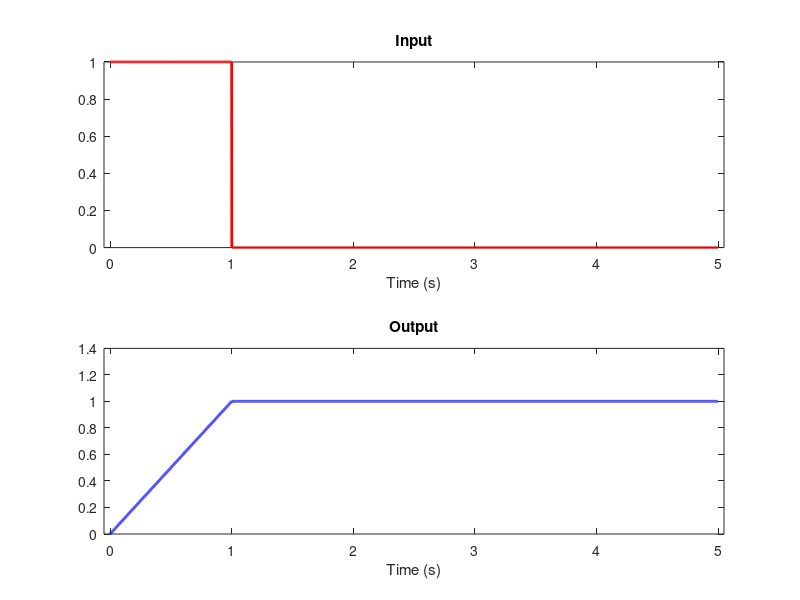

Write MATLAB code to recreate this figure. (Note: this script raises an error after producing the figure.)
function testsim_leaky_integrator_lesson12
% https://courses.washington.edu/matlab1/matlab/Lesson_12.m

%% Lesson_12 Linear filters for 1-D time-series
%
% A 1-D 'filter' is a function that takes in a 1-D vector, like a
% time-series and returns another vector of the same size.  Filtering shows
% up all over the behavioral sciences, from models of physiology including
% neuronal responses and hemodynamic responses, to methods for analyzing
% and viewing time-series data.  
%
% Typical filters are low-pass and band-pass filters that attenuate
% specific ranges of the frequency spectrum.  We built our first filter in
% the last lesson by specifying which frequencies we wanted to modify using
% the fft and the ifft.  In this lesson we'll focus on the time-domain by
% developing a simple leaky integrator filter and show that it satisfies
% the properties of superposition and scaling that make it a linear
% filter.  

%% The Leaky Integrator
%
% A 'leaky integrator' possibly the simplest filter we can build, but it
% forms the basis of a wide range of physiologically plausible models of
% neuronal membrane potentials (such as the Hodgkin-Huxley model),
% hemodynamic responses (as measured with fMRI), and both neuronal and
% behavioral models of adaptation, such as light and contrast adaptation.  
%
% A physical example of a 'leaky integrator' is a bucket of water with a
% hole in the bottom.  The rate that the water flows out is proportional to
% the depth of water in the bucket (because the pressure at the hole is
% proportional to the volume of water).  If we let 'y(t)' be the volume of
% water at any time t, then our bucket can be described by a simple
% differential equation:
% 
% $$\frac{dy}{dt} = -\frac{y}{k}$$
% 
% Where 'k' is the constant of proportionality.  A large 'k' corresponds to
% a small hole where the water flows out slowly.  You might know the
% closed-form solution to this differential equation, but hold on - we'll get
% to that later.
%
% We need to add water to the bucket.  Let s(t) be the flow of water into
% the bucket, so s(t) adds directly to the rate of change of y:
%
% $$\frac{dy}{dt} = s-\frac{y}{k}$$
%
% A physiological example of a leaky integrator is if 'y' is the membrane
% potential of a neuron where the voltage leaks out at a rate in proportion
% to the voltage difference (potential) and 's' is the current flowing
% into the neuron. This is the basis of a whole class of models for membrane
% potentials, including the famous Hodgkin-Huxley model.
%
% We can easily simulate this leaky integrator in discrete steps of time by
% changing the value of 'y' on each step according to the equation above:

% Generate a time-vector
dt = .001;  %step size (seconds)
maxt = 5;  %ending time (seconds)
t = 0:dt:(maxt-dt);
nt = length(t);  %length of t

%%
% As our first example, we'll let k=inf, so there's no hole in the bucket
% (or the hole is infinitely small).
k = inf;   

% Define 's' to be one for the first second.
s  = zeros(size(t));
s(t<=1) =1 ;   

%%
% Here's the loop.  
y =zeros(size(t));
for i=1:(nt-1)
    dy = s(i)-y(i)/k;
    y(i+1)=y(i)+dy*dt;
end

figure(1)
clf
plotResp(t,s,y);


%% 
% Next we'll add the hole in the bucket by setting 'k' to 1.  I've written
% a function 'leakyIntegrator' that does the loop above since we'll be
% using this a bunch of times in this lesson. 

k=1;  
y = leakyIntegrator(s,k,t);
plotResp(t,s,y);


%% 
% See how the bucket starts filling up more slowly, and how the water
% drains out when the flow stops.  Try this again with a bigger hole by
% letting k = 1/5 = .2, for example:

k=.2;  
y = leakyIntegrator(s,k,t);
plotResp(t,s,y);

%% 
% This time the water reached an asymptotic level. This is because the flow
% rate out the bottom eventually reached the rate of flow into the bucket.
% With k=.2, can you figure out why the asymptotic level is 0.2?  Notice
% also how the water drains out more quickly.  The size of the hole, 'k',
% is called the 'time-constant' of this leaky integrator.

%% Responses to short impulses
%
% Our previous example had water flowing into the bucket at 1 gallon/second
% for one second.  What happens when we splash in that gallon of water in a
% much shorter period of time, say within 1/10 of a second.

figure(1)
clf
k = 1/5;
s = zeros(size(t));
dur = .01;
s(t<dur) = 1/dur;
y = leakyIntegrator(s,k,t);
plotResp(t,s,y);
subplot(2,1,1)


set(gca,'YLim',[0,1]);


%%
% Here's the same amount of water splashed in 1/100 of a second.

figure(2)
clf

k = 1/5;
s = zeros(size(t));
dur = .001;
s(t<dur) = 1/dur;
y = leakyIntegrator(s,k,t);
plotResp(t,s,y);

set(gca,'YLim',[0,1]);

%% 
% Compare these two responses - they're nearly identical.  This is because
% for short durations compared to the time-constant, the leaky integrator
% doesn't leak significantly during the input, so the inputs are
% effectively the same. 
%
% How long can you let the stimulus get before it starts significantly
% affecting the shape of the response?  How does this depend on the
% time-constant of the leaky integrator?
%
% This behavior is an explanation for "Bloch's Law", the phenomenon that
% brief flashes of light are equally detectable as long as they are very
% brief, and contain the same amount of light.  Indeed, the temporal
% properties of the early stages of the visual system are typically modeled
% as a leaky integrator.  
%
% This response to a brief '1-gallon' (or 1 unit) stimulus is called the
% 'impulse response' and has a special meaning which we'll get to soon.

%% Scaling
%
% It should be clear by the way the stimulus feeds into the response that
% doubling the response doubles the peak of the response.  Since the
% recovery falls of in proportion to the current value, you can convince
% yourself that the whole impulse-response scales with the size of the
% input. Here's an example of the response to two brief pulses of different
% sizes separated in time. You'll see that the shape of the two responses
% are identical - they only vary by a scale-factor.  This is naturally
% called 'scaling'.  Mathematically, if L(s(t)) is the response of the
% system to a stimulus s(t), then L(ks(t)) = kL(s(t)).


dt = .001;  %step size (seconds)
maxt = 5;  %ending time (secons)
t = 0:dt:(maxt-dt);

dur = .01;
amp = 3/dur;
s = zeros(size(t));
s(t<dur) = amp;

s(t>=3 & t<3+dur) = 1/dur;

y = leakyIntegrator(s,k,t);
figure(1)
clf
plotResp(t,s,y);



%% Superposition
%
% In the last example, the second stimulus (splash of water) occurred long
% after the response to the first stimulus was over.  What happens when the 
% second stimulus happens sooner?


dt = .001;  %step size (seconds)
maxt = 2;  %ending time (seconds)
t = 0:dt:(maxt-dt);

dur = .01;
t1 = 0;  %time of first stimulus onset
s1 = zeros(size(t));
s1(t>=t1 & t<t1+dur) = 1/dur;

y1 = leakyIntegrator(s1,k,t);  %response to first stimulus


t2 = .1;  %time of second stimlus onset
s2 = zeros(size(t));
s2(t>=t2 & t<t2+dur) = 1/dur;

y2 = leakyIntegrator(s2,k,t);

%Response to the sum of the stimuli:
y12 = leakyIntegrator(s1+s2,k,t);

%Plot the response to the sum of the two stimuli:
figure(1)
clf
plotResp(t,s1+s2,y12);

% Plot the response to each of the stimuli alone:

hold on
plot(t,y1,'g-');
plot(t,y2,'g-');

%% 
% You can see that the response to the sum (y12) is equal to the sum of the
% response to the individual stimuli (y1 + y2).  That is:
%
% L(s1+s2) = L(s1)+L(s2)
%
% This property is called 'superposition'.  By the way, we're also assuming
% that the time-constant is fixed so that the shape of the response to a
% stimulus doesn't vary with when it occurs.  This property is called
% 'shift' invariance.
%
% A system that has both the properties of scaling and superposition is
% called a 'linear system', and one with shift invariance is (naturally)
% called a 'shift-invariant linear system'.  

%% Analytical solution for the leaky integrator
%
% The differential equation that describes the leaky integrator is very easy
% to solve analytically.  If 
%
% $$ \frac{dy}{dt} = -\frac{y}{k}$$ 
%
% Then 
% 
% $$ \frac{1}{y} dy = -\frac{1}{k} dt $$ 
% 
% Integrating both sides: 
% 
% $$ log(y) = -\frac{t}{k} + C $$ 
% 
% Exponentiating: 
% 
% $$ y = e^{-\frac{t}{k}+C} = e^Ce^{-\frac{t}{k}} $$ 
% 
% To calculate the impulse response, we let y(0) = 1, which makes C=0
% 
% $$ y = e^{-\frac{t}{k}} $$
%
% Let's compare the simulated to the analytical impulse response:

dt = .01;  %step size (seconds)
maxt = 1;  %ending time (seconds)
t = 0:dt:(maxt-dt);
nt = length(t);  %length of t

% Calculate the impulse response
s = zeros(size(t));
s(1) = 1/dt;

h = leakyIntegrator(s,k,t);
nht = nt;

hh = exp(-t(1:nht)/k);

clf
hold on
plot(t(1:nht),h,'b-');
plot(t(1:nht),hh,'b.');
legend({'Simulated','Analytical'});
xlabel('Time (s)');


function plotResp(t,s,y,col)

if ~exist('col','var')
    col = {'r','b'};
end

subplot(2,1,1)
plot(t,s,'-','LineWidth',2,'Color',col{1});
xlabel('Time (s)');
title('Input');
set(gca,'XLim',[min(t)-.05,max(t)+.05]);

subplot(2,1,2)
plot(t,y,'-','LineWidth',2,'Color',col{2});
xlabel('Time (s)')
title('Output');
set(gca,'XLim',[min(t)-.05,max(t)+.05]);




